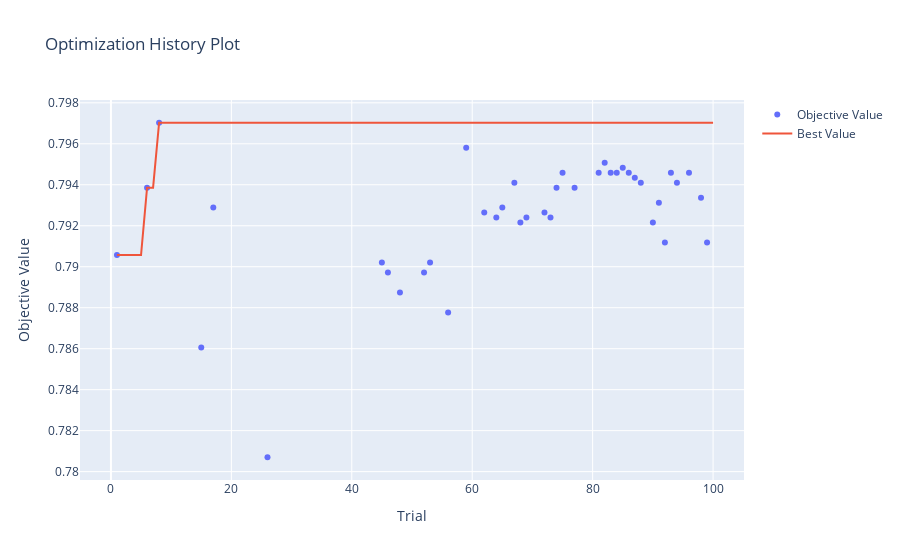
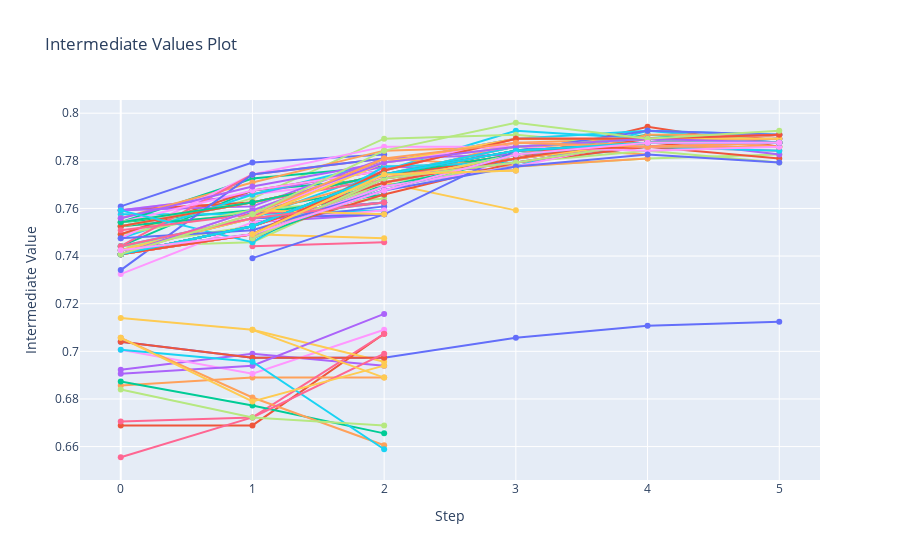
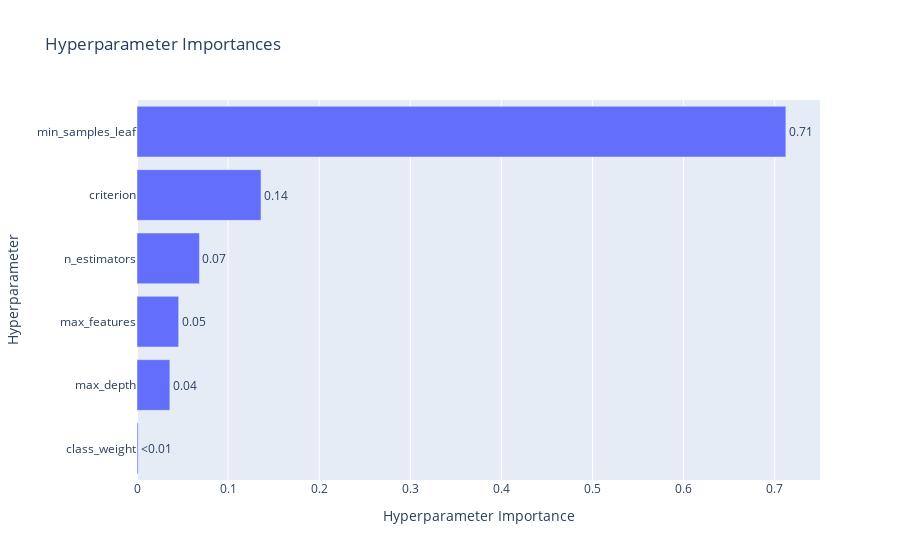

These figures' notebook cell, in order:
### Code cell
# --- Optional: Optuna Visualizations ---
# To use these, you need to install plotly and kaleido: pip install plotly kaleido
import optuna.visualization as ov
fig1 = ov.plot_optimization_history(study)
fig1.show()
fig2 = ov.plot_intermediate_values(study)
fig2.show()
fig3 = ov.plot_param_importances(study)
fig3.show()

### Figure 1 — Plotly figure (JSON) as saved in the notebook; plotly's stock layout.template omitted (floating-point values rounded to 4 significant figures)
{"data": [{"mode": "markers", "name": "Objective Value", "type": "scatter", "x": [1, 6, 8, 15, 17, 26, 45, 46, 48, 52, 53, 56, 59, 62, 64, 65, 67, 68, 69, 72, 73, 74, 75, 77, 81, 82, 83, 84, 85, 86, 87, 88, 90, 91, 92, 93, 94, 96, 98, 99], "y": [0.7906, 0.7939, 0.797, 0.7861, 0.7929, 0.7807, 0.7902, 0.7897, 0.7887, 0.7897, 0.7902, 0.7878, 0.7958, 0.7926, 0.7924, 0.7929, 0.7941, 0.7922, 0.7924, 0.7926, 0.7924, 0.7939, 0.7946, 0.7939, 0.7946, 0.7951, 0.7946, 0.7946, 0.7948, 0.7946, 0.7943, 0.7941, 0.7922, 0.7931, 0.7912, 0.7946, 0.7941, 0.7946, 0.7934, 0.7912]}, {"mode": "lines", "name": "Best Value", "type": "scatter", "x": [0, 1, 2, 3, 4, 5, 6, 7, 8, 9, 10, 11, 12, 13, 14, 15, 16, 17, 18, 19, 20, 21, 22, 23, 24, 25, 26, 27, 28, 29, 30, 31, 32, 33, 34, 35, 36, 37, 38, 39, 40, 41, 42, 43, 44, 45, 46, 47, 48, 49, 50, 51, 52, 53, 54, 55, 56, 57, 58, 59, 60, 61, 62, 63, 64, 65, 66, 67, 68, 69, 70, 71, 72, 73, 74, 75, 76, 77, 78, 79, 80, 81, 82, 83, 84, 85, 86, 87, 88, 89, 90, 91, 92, 93, 94, 95, 96, 97, 98, 99, 100], "y": [null, 0.7906, 0.7906, 0.7906, 0.7906, 0.7906, 0.7939, 0.7939, 0.797, 0.797, 0.797, 0.797, 0.797, 0.797, 0.797, 0.797, 0.797, 0.797, 0.797, 0.797, 0.797, 0.797, 0.797, 0.797, 0.797, 0.797, 0.797, 0.797, 0.797, 0.797, 0.797, 0.797, 0.797, 0.797, 0.797, 0.797, 0.797, 0.797, 0.797, 0.797, 0.797, 0.797, 0.797, 0.797, 0.797, 0.797, 0.797, 0.797, 0.797, 0.797, 0.797, 0.797, 0.797, 0.797, 0.797, 0.797, 0.797, 0.797, 0.797, 0.797, 0.797, 0.797, 0.797, 0.797, 0.797, 0.797, 0.797, 0.797, 0.797, 0.797, 0.797, 0.797, 0.797, 0.797, 0.797, 0.797, 0.797, 0.797, 0.797, 0.797, 0.797, 0.797, 0.797, 0.797, 0.797, 0.797, 0.797, 0.797, 0.797, 0.797, 0.797, 0.797, 0.797, 0.797, 0.797, 0.797, 0.797, 0.797, 0.797, 0.797, 0.797]}, {"marker": {"color": "#cccccc"}, "mode": "markers", "name": "Infeasible Trial", "showlegend": false, "type": "scatter", "x": [], "y": []}], "layout": {"title": {"text": "Optimization History Plot"}, "xaxis": {"title": {"text": "Trial"}}, "yaxis": {"title": {"text": "Objective Value"}}}}

### Figure 2 — Plotly figure (JSON) as saved in the notebook; plotly's stock layout.template omitted (floating-point values rounded to 4 significant figures)
{"data": [{"marker": {"maxdisplayed": 10}, "mode": "lines+markers", "name": "Trial1", "type": "scatter", "x": [0, 1, 2, 3, 4, 5], "y": [0.704, 0.6973, 0.6973, 0.7057, 0.7107, 0.7124]}, {"marker": {"maxdisplayed": 10}, "mode": "lines+markers", "name": "Trial2", "type": "scatter", "x": [0, 1, 2], "y": [0.6689, 0.6689, 0.7074]}, {"marker": {"maxdisplayed": 10}, "mode": "lines+markers", "name": "Trial3", "type": "scatter", "x": [0, 1, 2], "y": [0.7441, 0.7676, 0.7726]}, {"marker": {"maxdisplayed": 10}, "mode": "lines+markers", "name": "Trial4", "type": "scatter", "x": [0, 1, 2], "y": [0.6923, 0.699, 0.694]}, {"marker": {"maxdisplayed": 10}, "mode": "lines+markers", "name": "Trial5", "type": "scatter", "x": [0, 1, 2], "y": [0.6856, 0.689, 0.689]}, {"marker": {"maxdisplayed": 10}, "mode": "lines+markers", "name": "Trial6", "type": "scatter", "x": [0, 1, 2, 3, 4, 5], "y": [0.7425, 0.7559, 0.7759, 0.7926, 0.7893, 0.791]}, {"marker": {"maxdisplayed": 10}, "mode": "lines+markers", "name": "Trial7", "type": "scatter", "x": [0, 1, 2], "y": [null, 0.7441, 0.7458]}, {"marker": {"maxdisplayed": 10}, "mode": "lines+markers", "name": "Trial8", "type": "scatter", "x": [0, 1, 2, 3, 4, 5], "y": [0.7441, 0.7458, 0.7709, 0.7776, 0.7809, 0.7826]}, {"marker": {"maxdisplayed": 10}, "mode": "lines+markers", "name": "Trial9", "type": "scatter", "x": [0, 1, 2], "y": [0.7007, 0.6906, 0.709]}, {"marker": {"maxdisplayed": 10}, "mode": "lines+markers", "name": "Trial10", "type": "scatter", "x": [0, 1, 2], "y": [null, 0.7492, 0.7475]}, {"marker": {"maxdisplayed": 10}, "mode": "lines+markers", "name": "Trial11", "type": "scatter", "x": [0, 1, 2], "y": [0.7609, 0.7793, 0.7826]}, {"marker": {"maxdisplayed": 10}, "mode": "lines+markers", "name": "Trial12", "type": "scatter", "x": [0, 1, 2, 3, 4, 5], "y": [null, 0.7475, 0.7726, 0.7809, 0.7943, 0.786]}, {"marker": {"maxdisplayed": 10}, "mode": "lines+markers", "name": "Trial13", "type": "scatter", "x": [0, 1, 2], "y": [0.7542, 0.7592, 0.7692]}, {"marker": {"maxdisplayed": 10}, "mode": "lines+markers", "name": "Trial14", "type": "scatter", "x": [0, 1, 2], "y": [null, 0.7542, 0.7575]}, {"marker": {"maxdisplayed": 10}, "mode": "lines+markers", "name": "Trial15", "type": "scatter", "x": [0, 1, 2, 3, 4, 5], "y": [0.7525, 0.7575, 0.7726, 0.7876, 0.7893, 0.786]}, {"marker": {"maxdisplayed": 10}, "mode": "lines+markers", "name": "Trial16", "type": "scatter", "x": [0, 1, 2], "y": [0.7575, 0.7575, 0.7592]}, {"marker": {"maxdisplayed": 10}, "mode": "lines+markers", "name": "Trial17", "type": "scatter", "x": [0, 1, 2, 3, 4, 5], "y": [0.7592, 0.7625, 0.7726, 0.7826, 0.786, 0.7843]}, {"marker": {"maxdisplayed": 10}, "mode": "lines+markers", "name": "Trial18", "type": "scatter", "x": [0, 1, 2, 3, 4, 5], "y": [0.7492, 0.7642, 0.7893, 0.791, 0.786, 0.7876]}, {"marker": {"maxdisplayed": 10}, "mode": "lines+markers", "name": "Trial19", "type": "scatter", "x": [0, 1, 2], "y": [0.7592, 0.7659, 0.7726]}, {"marker": {"maxdisplayed": 10}, "mode": "lines+markers", "name": "Trial20", "type": "scatter", "x": [0, 1, 2, 3], "y": [null, 0.7525, 0.7709, 0.7592]}, {"marker": {"maxdisplayed": 10}, "mode": "lines+markers", "name": "Trial21", "type": "scatter", "x": [0, 1, 2], "y": [null, 0.7575, 0.7625]}, {"marker": {"maxdisplayed": 10}, "mode": "lines+markers", "name": "Trial22", "type": "scatter", "x": [0, 1, 2, 3, 4, 5], "y": [0.7592, 0.7625, 0.7742, 0.7826, 0.786, 0.7809]}, {"marker": {"maxdisplayed": 10}, "mode": "lines+markers", "name": "Trial23", "type": "scatter", "x": [0, 1, 2], "y": [0.7542, 0.7726, 0.7776]}, {"marker": {"maxdisplayed": 10}, "mode": "lines+markers", "name": "Trial24", "type": "scatter", "x": [0, 1, 2, 3], "y": [0.7592, 0.7659, 0.7776, 0.7759]}, {"marker": {"maxdisplayed": 10}, "mode": "lines+markers", "name": "Trial25", "type": "scatter", "x": [0, 1, 2, 3, 4], "y": [0.7559, 0.7709, 0.7843, 0.786, 0.7826]}, {"marker": {"maxdisplayed": 10}, "mode": "lines+markers", "name": "Trial26", "type": "scatter", "x": [0, 1, 2, 3, 4, 5], "y": [0.7475, 0.7659, 0.7793, 0.7893, 0.7926, 0.7876]}, {"marker": {"maxdisplayed": 10}, "mode": "lines+markers", "name": "Trial27", "type": "scatter", "x": [0, 1, 2], "y": [0.6555, 0.6722, 0.7074]}, {"marker": {"maxdisplayed": 10}, "mode": "lines+markers", "name": "Trial28", "type": "scatter", "x": [0, 1, 2], "y": [0.7492, 0.7592, 0.7642]}, {"marker": {"maxdisplayed": 10}, "mode": "lines+markers", "name": "Trial29", "type": "scatter", "x": [0, 1, 2, 3], "y": [0.7475, 0.7742, 0.786, 0.786]}, {"marker": {"maxdisplayed": 10}, "mode": "lines+markers", "name": "Trial30", "type": "scatter", "x": [0, 1, 2], "y": [0.714, 0.709, 0.6957]}, {"marker": {"maxdisplayed": 10}, "mode": "lines+markers", "name": "Trial31", "type": "scatter", "x": [0, 1, 2], "y": [null, 0.7542, 0.7609]}, {"marker": {"maxdisplayed": 10}, "mode": "lines+markers", "name": "Trial32", "type": "scatter", "x": [0, 1, 2], "y": [0.704, 0.6973, 0.6973]}, {"marker": {"maxdisplayed": 10}, "mode": "lines+markers", "name": "Trial33", "type": "scatter", "x": [0, 1, 2], "y": [0.6873, 0.6773, 0.6656]}, {"marker": {"maxdisplayed": 10}, "mode": "lines+markers", "name": "Trial34", "type": "scatter", "x": [0, 1, 2], "y": [0.6906, 0.694, 0.7157]}, {"marker": {"maxdisplayed": 10}, "mode": "lines+markers", "name": "Trial35", "type": "scatter", "x": [0, 1, 2], "y": [0.7057, 0.6806, 0.6605]}, {"marker": {"maxdisplayed": 10}, "mode": "lines+markers", "name": "Trial36", "type": "scatter", "x": [0, 1, 2], "y": [0.7007, 0.6957, 0.6589]}, {"marker": {"maxdisplayed": 10}, "mode": "lines+markers", "name": "Trial37", "type": "scatter", "x": [0, 1, 2], "y": [0.6706, 0.6722, 0.699]}, {"marker": {"maxdisplayed": 10}, "mode": "lines+markers", "name": "Trial38", "type": "scatter", "x": [0, 1, 2], "y": [0.6839, 0.6722, 0.6689]}, {"marker": {"maxdisplayed": 10}, "mode": "lines+markers", "name": "Trial39", "type": "scatter", "x": [0, 1, 2], "y": [0.7324, 0.7542, 0.7592]}, {"marker": {"maxdisplayed": 10}, "mode": "lines+markers", "name": "Trial40", "type": "scatter", "x": [0, 1, 2], "y": [0.7057, 0.6789, 0.694]}, {"marker": {"maxdisplayed": 10}, "mode": "lines+markers", "name": "Trial41", "type": "scatter", "x": [0, 1, 2], "y": [null, 0.7575, 0.7625]}, {"marker": {"maxdisplayed": 10}, "mode": "lines+markers", "name": "Trial42", "type": "scatter", "x": [0, 1, 2], "y": [0.7492, 0.7676, 0.7759]}, {"marker": {"maxdisplayed": 10}, "mode": "lines+markers", "name": "Trial43", "type": "scatter", "x": [0, 1, 2], "y": [0.7525, 0.7575, 0.7659]}, {"marker": {"maxdisplayed": 10}, "mode": "lines+markers", "name": "Trial44", "type": "scatter", "x": [0, 1, 2, 3], "y": [0.7592, 0.7609, 0.7809, 0.7826]}, {"marker": {"maxdisplayed": 10}, "mode": "lines+markers", "name": "Trial45", "type": "scatter", "x": [0, 1, 2, 3, 4, 5], "y": [0.7525, 0.7625, 0.7742, 0.7809, 0.7876, 0.7876]}, {"marker": {"maxdisplayed": 10}, "mode": "lines+markers", "name": "Trial46", "type": "scatter", "x": [0, 1, 2, 3, 4, 5], "y": [0.7525, 0.7625, 0.7742, 0.7809, 0.7876, 0.7876]}, {"marker": {"maxdisplayed": 10}, "mode": "lines+markers", "name": "Trial47", "type": "scatter", "x": [0, 1, 2], "y": [0.7441, 0.7742, 0.7809]}, {"marker": {"maxdisplayed": 10}, "mode": "lines+markers", "name": "Trial48", "type": "scatter", "x": [0, 1, 2, 3, 4, 5], "y": [0.7525, 0.7625, 0.7742, 0.7843, 0.7876, 0.7876]}, {"marker": {"maxdisplayed": 10}, "mode": "lines+markers", "name": "Trial49", "type": "scatter", "x": [0, 1, 2], "y": [0.7542, 0.7676, 0.7759]}, {"marker": {"maxdisplayed": 10}, "mode": "lines+markers", "name": "Trial50", "type": "scatter", "x": [0, 1, 2, 3], "y": [0.7542, 0.7625, 0.7742, 0.7759]}, {"marker": {"maxdisplayed": 10}, "mode": "lines+markers", "name": "Trial51", "type": "scatter", "x": [0, 1, 2], "y": [0.7341, 0.7742, 0.7809]}, {"marker": {"maxdisplayed": 10}, "mode": "lines+markers", "name": "Trial52", "type": "scatter", "x": [0, 1, 2, 3, 4, 5], "y": [0.7525, 0.7625, 0.7742, 0.7809, 0.7876, 0.7876]}, {"marker": {"maxdisplayed": 10}, "mode": "lines+markers", "name": "Trial53", "type": "scatter", "x": [0, 1, 2, 3, 4, 5], "y": [0.7542, 0.7625, 0.7742, 0.7826, 0.791, 0.7876]}, {"marker": {"maxdisplayed": 10}, "mode": "lines+markers", "name": "Trial54", "type": "scatter", "x": [0, 1, 2, 3, 4, 5], "y": [0.7559, 0.7692, 0.7793, 0.7893, 0.7893, 0.7826]}, {"marker": {"maxdisplayed": 10}, "mode": "lines+markers", "name": "Trial55", "type": "scatter", "x": [0, 1, 2, 3, 4], "y": [0.7425, 0.7559, 0.7809, 0.7776, 0.7809]}, {"marker": {"maxdisplayed": 10}, "mode": "lines+markers", "name": "Trial56", "type": "scatter", "x": [0, 1, 2, 3, 4, 5], "y": [0.7592, 0.7458, 0.7776, 0.7793, 0.786, 0.7843]}, {"marker": {"maxdisplayed": 10}, "mode": "lines+markers", "name": "Trial57", "type": "scatter", "x": [0, 1, 2], "y": [0.7508, 0.7575, 0.7625]}, {"marker": {"maxdisplayed": 10}, "mode": "lines+markers", "name": "Trial58", "type": "scatter", "x": [0, 1, 2, 3, 4, 5], "y": [0.7441, 0.7525, 0.7726, 0.7793, 0.7843, 0.7793]}, {"marker": {"maxdisplayed": 10}, "mode": "lines+markers", "name": "Trial59", "type": "scatter", "x": [0, 1, 2, 3, 4, 5], "y": [0.7408, 0.7492, 0.7709, 0.7826, 0.7893, 0.7876]}, {"marker": {"maxdisplayed": 10}, "mode": "lines+markers", "name": "Trial60", "type": "scatter", "x": [0, 1, 2], "y": [null, 0.709, 0.689]}, {"marker": {"maxdisplayed": 10}, "mode": "lines+markers", "name": "Trial61", "type": "scatter", "x": [0, 1, 2], "y": [null, 0.7559, 0.7575]}, {"marker": {"maxdisplayed": 10}, "mode": "lines+markers", "name": "Trial62", "type": "scatter", "x": [0, 1, 2, 3, 4, 5], "y": [0.7408, 0.7492, 0.7659, 0.7793, 0.786, 0.791]}, {"marker": {"maxdisplayed": 10}, "mode": "lines+markers", "name": "Trial63", "type": "scatter", "x": [0, 1, 2, 3, 4, 5], "y": [null, 0.7475, 0.7692, 0.7809, 0.7893, 0.7876]}, {"marker": {"maxdisplayed": 10}, "mode": "lines+markers", "name": "Trial64", "type": "scatter", "x": [0, 1, 2, 3, 4, 5], "y": [0.7408, 0.7525, 0.7709, 0.7809, 0.7893, 0.7876]}, {"marker": {"maxdisplayed": 10}, "mode": "lines+markers", "name": "Trial65", "type": "scatter", "x": [0, 1, 2, 3, 4, 5], "y": [null, 0.7492, 0.7692, 0.7776, 0.791, 0.791]}, {"marker": {"maxdisplayed": 10}, "mode": "lines+markers", "name": "Trial66", "type": "scatter", "x": [0, 1, 2, 3, 4, 5], "y": [null, 0.7492, 0.7692, 0.7776, 0.7926, 0.791]}, {"marker": {"maxdisplayed": 10}, "mode": "lines+markers", "name": "Trial67", "type": "scatter", "x": [0, 1, 2, 3, 4, 5], "y": [0.7408, 0.7525, 0.7709, 0.7809, 0.7876, 0.791]}, {"marker": {"maxdisplayed": 10}, "mode": "lines+markers", "name": "Trial68", "type": "scatter", "x": [0, 1, 2, 3, 4, 5], "y": [0.7408, 0.7492, 0.7709, 0.7826, 0.7876, 0.791]}, {"marker": {"maxdisplayed": 10}, "mode": "lines+markers", "name": "Trial69", "type": "scatter", "x": [0, 1, 2, 3, 4, 5], "y": [null, 0.7492, 0.7692, 0.7776, 0.7893, 0.791]}, {"marker": {"maxdisplayed": 10}, "mode": "lines+markers", "name": "Trial70", "type": "scatter", "x": [0, 1, 2, 3, 4, 5], "y": [null, 0.7475, 0.7726, 0.7809, 0.7876, 0.7876]}, {"marker": {"maxdisplayed": 10}, "mode": "lines+markers", "name": "Trial71", "type": "scatter", "x": [0, 1, 2, 3, 4, 5], "y": [null, 0.7391, 0.7575, 0.7843, 0.7926, 0.791]}, {"marker": {"maxdisplayed": 10}, "mode": "lines+markers", "name": "Trial72", "type": "scatter", "x": [0, 1, 2, 3, 4, 5], "y": [0.7408, 0.7525, 0.7709, 0.7809, 0.7893, 0.7893]}, {"marker": {"maxdisplayed": 10}, "mode": "lines+markers", "name": "Trial73", "type": "scatter", "x": [0, 1, 2, 3, 4, 5], "y": [0.7425, 0.7492, 0.7676, 0.7826, 0.7876, 0.7893]}, {"marker": {"maxdisplayed": 10}, "mode": "lines+markers", "name": "Trial74", "type": "scatter", "x": [0, 1, 2, 3, 4, 5], "y": [null, 0.7475, 0.7726, 0.7793, 0.7876, 0.7893]}, {"marker": {"maxdisplayed": 10}, "mode": "lines+markers", "name": "Trial75", "type": "scatter", "x": [0, 1, 2, 3, 4, 5], "y": [0.7408, 0.7492, 0.7742, 0.7843, 0.786, 0.786]}, {"marker": {"maxdisplayed": 10}, "mode": "lines+markers", "name": "Trial76", "type": "scatter", "x": [0, 1, 2], "y": [0.7441, 0.7559, 0.7625]}, {"marker": {"maxdisplayed": 10}, "mode": "lines+markers", "name": "Trial77", "type": "scatter", "x": [0, 1, 2, 3, 4, 5], "y": [null, 0.7475, 0.7726, 0.7793, 0.7876, 0.7893]}, {"marker": {"maxdisplayed": 10}, "mode": "lines+markers", "name": "Trial78", "type": "scatter", "x": [0, 1, 2, 3, 4, 5], "y": [null, 0.7475, 0.7726, 0.7793, 0.7876, 0.7876]}, {"marker": {"maxdisplayed": 10}, "mode": "lines+markers", "name": "Trial79", "type": "scatter", "x": [0, 1, 2, 3, 4, 5], "y": [0.7408, 0.7575, 0.7793, 0.786, 0.7843, 0.786]}, {"marker": {"maxdisplayed": 10}, "mode": "lines+markers", "name": "Trial80", "type": "scatter", "x": [0, 1, 2], "y": [null, 0.7592, 0.7575]}, {"marker": {"maxdisplayed": 10}, "mode": "lines+markers", "name": "Trial81", "type": "scatter", "x": [0, 1, 2, 3, 4, 5], "y": [0.7408, 0.7525, 0.7742, 0.786, 0.7893, 0.7876]}, {"marker": {"maxdisplayed": 10}, "mode": "lines+markers", "name": "Trial82", "type": "scatter", "x": [0, 1, 2, 3, 4, 5], "y": [0.7408, 0.7525, 0.7742, 0.7843, 0.786, 0.7876]}, {"marker": {"maxdisplayed": 10}, "mode": "lines+markers", "name": "Trial83", "type": "scatter", "x": [0, 1, 2, 3, 4, 5], "y": [0.7408, 0.7525, 0.7742, 0.7843, 0.7876, 0.7876]}, {"marker": {"maxdisplayed": 10}, "mode": "lines+markers", "name": "Trial84", "type": "scatter", "x": [0, 1, 2, 3, 4, 5], "y": [0.7408, 0.7525, 0.7742, 0.7843, 0.7876, 0.7876]}, {"marker": {"maxdisplayed": 10}, "mode": "lines+markers", "name": "Trial85", "type": "scatter", "x": [0, 1, 2, 3, 4, 5], "y": [0.7408, 0.7525, 0.7742, 0.786, 0.7876, 0.7876]}, {"marker": {"maxdisplayed": 10}, "mode": "lines+markers", "name": "Trial86", "type": "scatter", "x": [0, 1, 2, 3, 4, 5], "y": [0.7408, 0.7525, 0.7742, 0.786, 0.7893, 0.7876]}, {"marker": {"maxdisplayed": 10}, "mode": "lines+markers", "name": "Trial87", "type": "scatter", "x": [0, 1, 2, 3, 4, 5], "y": [0.7408, 0.7492, 0.7759, 0.7893, 0.7893, 0.791]}, {"marker": {"maxdisplayed": 10}, "mode": "lines+markers", "name": "Trial88", "type": "scatter", "x": [0, 1, 2, 3, 4, 5], "y": [0.7408, 0.7592, 0.7793, 0.786, 0.7893, 0.7876]}, {"marker": {"maxdisplayed": 10}, "mode": "lines+markers", "name": "Trial89", "type": "scatter", "x": [0, 1, 2, 3, 4, 5], "y": [0.7408, 0.7592, 0.7793, 0.7876, 0.786, 0.7876]}, {"marker": {"maxdisplayed": 10}, "mode": "lines+markers", "name": "Trial90", "type": "scatter", "x": [0, 1, 2, 3, 4, 5], "y": [0.7425, 0.7559, 0.7793, 0.7893, 0.7893, 0.7893]}, {"marker": {"maxdisplayed": 10}, "mode": "lines+markers", "name": "Trial91", "type": "scatter", "x": [0, 1, 2, 3, 4, 5], "y": [0.7475, 0.7508, 0.7676, 0.7776, 0.7826, 0.7793]}, {"marker": {"maxdisplayed": 10}, "mode": "lines+markers", "name": "Trial92", "type": "scatter", "x": [0, 1, 2, 3, 4, 5], "y": [0.7408, 0.7492, 0.7759, 0.7893, 0.7893, 0.791]}, {"marker": {"maxdisplayed": 10}, "mode": "lines+markers", "name": "Trial93", "type": "scatter", "x": [0, 1, 2, 3, 4, 5], "y": [0.7408, 0.7525, 0.7742, 0.7843, 0.7876, 0.7876]}, {"marker": {"maxdisplayed": 10}, "mode": "lines+markers", "name": "Trial94", "type": "scatter", "x": [0, 1, 2, 3, 4, 5], "y": [0.7408, 0.7592, 0.7793, 0.786, 0.7893, 0.7876]}, {"marker": {"maxdisplayed": 10}, "mode": "lines+markers", "name": "Trial95", "type": "scatter", "x": [0, 1, 2, 3, 4, 5], "y": [0.7408, 0.7575, 0.7809, 0.7876, 0.786, 0.7876]}, {"marker": {"maxdisplayed": 10}, "mode": "lines+markers", "name": "Trial96", "type": "scatter", "x": [0, 1, 2, 3, 4, 5], "y": [0.7408, 0.7525, 0.7742, 0.7843, 0.7876, 0.7876]}, {"marker": {"maxdisplayed": 10}, "mode": "lines+markers", "name": "Trial97", "type": "scatter", "x": [0, 1, 2], "y": [0.7441, 0.7559, 0.7625]}, {"marker": {"maxdisplayed": 10}, "mode": "lines+markers", "name": "Trial98", "type": "scatter", "x": [0, 1, 2, 3, 4, 5], "y": [0.7408, 0.7575, 0.7843, 0.796, 0.7893, 0.7926]}, {"marker": {"maxdisplayed": 10}, "mode": "lines+markers", "name": "Trial99", "type": "scatter", "x": [0, 1, 2, 3, 4, 5], "y": [0.7425, 0.7492, 0.7676, 0.7826, 0.7876, 0.7876]}, {"marker": {"maxdisplayed": 10}, "mode": "lines+markers", "name": "Trial100", "type": "scatter", "x": [0, 1, 2, 3], "y": [null, 0.7492, 0.7742, 0.7759]}], "layout": {"showlegend": false, "title": {"text": "Intermediate Values Plot"}, "xaxis": {"title": {"text": "Step"}}, "yaxis": {"title": {"text": "Intermediate Value"}}}}

### Figure 3 — Plotly figure (JSON) as saved in the notebook; plotly's stock layout.template omitted (floating-point values rounded to 4 significant figures)
{"data": [{"cliponaxis": false, "hovertemplate": ["class_weight (CategoricalDistribution): 0.0011934945814428223<extra></extra>", "max_depth (IntDistribution): 0.036086640980139695<extra></extra>", "max_features (CategoricalDistribution): 0.04572324253589639<extra></extra>", "n_estimators (IntDistribution): 0.06855939774911982<extra></extra>", "criterion (CategoricalDistribution): 0.13613820571684154<extra></extra>", "min_samples_leaf (IntDistribution): 0.7122990184365596<extra></extra>"], "name": "Objective Value", "orientation": "h", "text": ["<0.01", "0.04", "0.05", "0.07", "0.14", "0.71"], "textposition": "outside", "type": "bar", "x": [0.001193, 0.03609, 0.04572, 0.06856, 0.1361, 0.7123], "y": ["class_weight", "max_depth", "max_features", "n_estimators", "criterion", "min_samples_leaf"]}], "layout": {"title": {"text": "Hyperparameter Importances"}, "xaxis": {"title": {"text": "Hyperparameter Importance"}}, "yaxis": {"title": {"text": "Hyperparameter"}}}}
